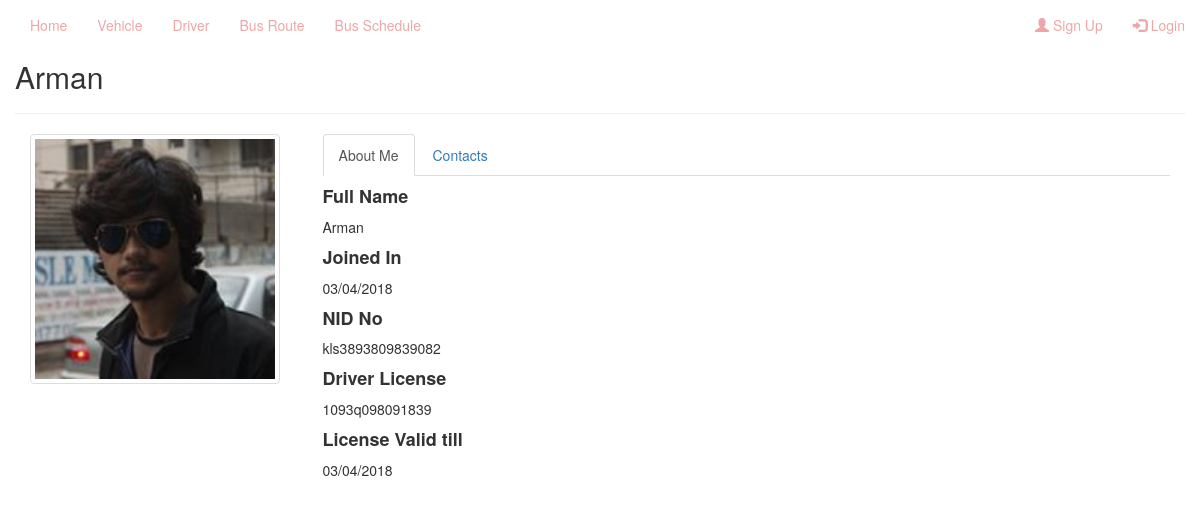
/driverprofile.php?driverid=21, run on the app's committed database.
### tables this page shows
CREATE TABLE `driver` (
  `driverid` int(11) NOT NULL,
  `drname` varchar(255) NOT NULL,
  `drjoin` varchar(255) NOT NULL,
  `drmobile` varchar(20) NOT NULL,
  `drnid` varchar(30) NOT NULL,
  `drlicense` varchar(30) NOT NULL,
  `drlicensevalid` varchar(100) NOT NULL,
  `draddress` varchar(255) NOT NULL,
  `drphoto` varchar(30) NOT NULL,
  `dr_available` int(11) NOT NULL
);

### driverprofile.php (the view, shortened to what this page needs)
<?php
    $connection= mysqli_connect("localhost","root","","transport_management");
    $driverid= $_GET['driverid'];
    $sql= "SELECT * FROM `driver` WHERE driverid='$driverid'";
    $res= mysqli_query($connection,$sql);
    $row= mysqli_fetch_assoc($res);
?>
<!DOCTYPE html>
<html lang="en">
<head>
    <link rel="stylesheet" href="https://maxcdn.bootstrapcdn.com/bootstrap/3.3.7/css/bootstrap.min.css">
    <link rel="stylesheet" href="style.css">
</head>
<body>
   <?php include 'navbar.php';?>
        <div class="container">
          <div class="row">
          <div class="fb-profile-text" id="h1" >
                            <h2><?php echo $row['drname']; ?></h2>
            </div>
            <hr>
           <div class="col-sm-3">
                   <div class="fb-profile">
                        <img height="250" width="250" align="left" class="fb-image-profile thumbnail userpic" src="picture/<?php echo $row['drphoto'] ?>" alt="dp"/>
                    </div>
           </div>
           <div class="col-sm-9">
               <div data-spy="scroll" class="tabbable-panel">
                <div class="tabbable-line">
                  <ul class="nav nav-tabs ">
                    <li class="active">
                      <a href="#tab_default_1" data-toggle="tab">
                      About Me </a>
                    </li>
                    <li>
                      <a href="#tab_default_2" data-toggle="tab">
                     Contacts </a>
                    </li>
                  </ul>
                  <div class="tab-content">
                    <div class="tab-pane active" id="tab_default_1">
                      <h4><strong>Full Name</strong></h4>
                      <p>
                        <?php echo $row['drname']; ?>
                      </p>
                      <h4><strong>Joined In</strong></h4>
                      <p><?php echo $row['drjoin']; ?></p>
                      <h4><strong>NID No</strong></h4>
                      <p><?php echo $row['drnid']; ?></p>
                      <h4><strong>Driver License</strong></h4>
                      <p><?php echo $row['drlicense']; ?></p>
                      <h4><strong>License Valid till</strong></h4>
                      <p><?php echo $row['drlicensevalid']; ?></p>
                    </div>
                  </div>
                </div>
              </div>
           </div>
          </div>
        </div>
        <div class="container">
          <div class="col-sm-12">
          </div>
    </div>
</body>
</html>

### data on the page
driver: drname "Arman", drphoto (picture), drjoin "03/04/2018", drnid "kls3893809839082", drlicense "1093q098091839", drlicensevalid "03/04/2018"
